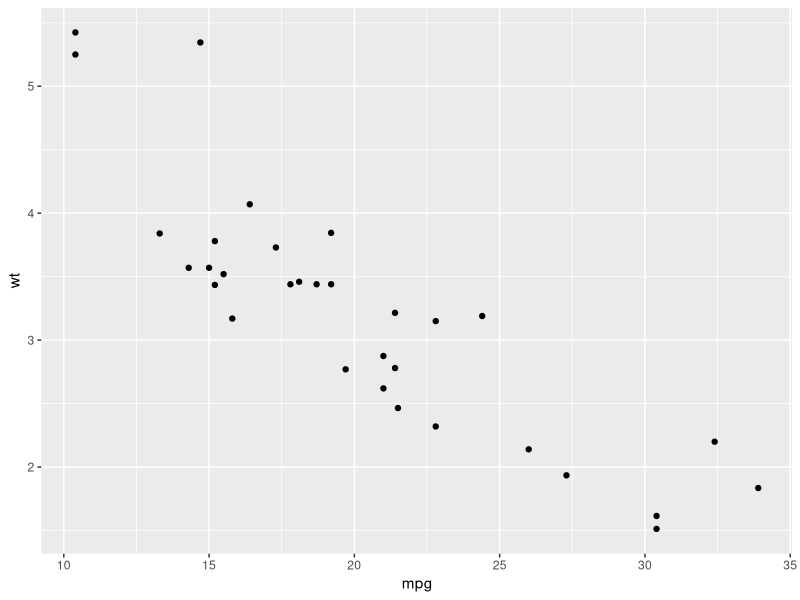
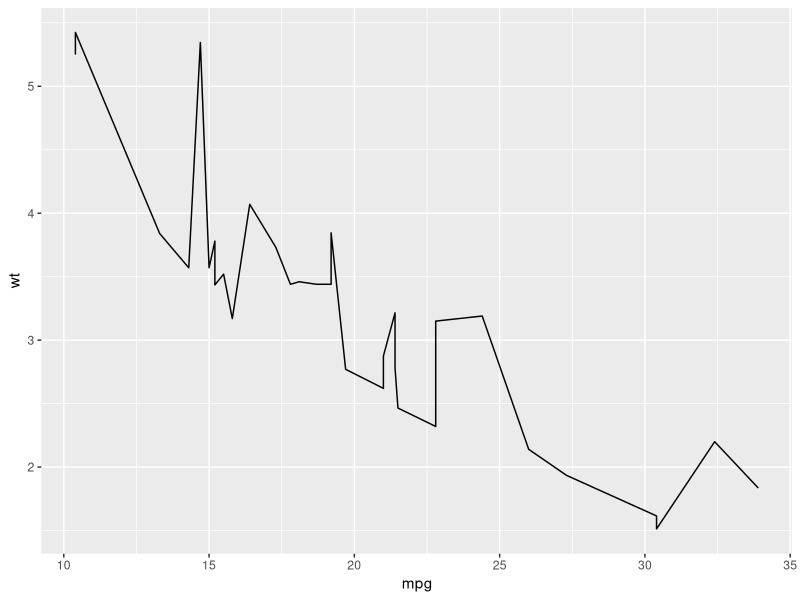

Recreate these plots in R, in order.
## ---- chunk 1
1 + 1
## ---- chunk 2
#| echo: false
2 * 2
## ---- chunk 3
#install.packages("tidyverse")
library(tidyverse)
mtcars %>% ggplot(aes(mpg,wt)) + geom_point()
## ---- chunk 4
mtcars %>% ggplot(aes(mpg,wt)) + geom_line()
